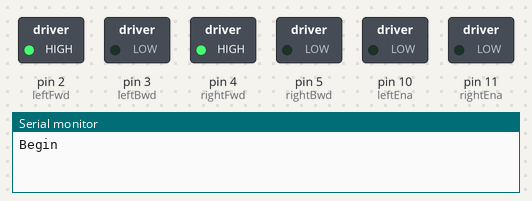
Bench run of a sketch on a simulated Arduino Uno, built with avr-gcc and run on an emulated ATmega328P. On the bench: switched loads named in the sketch (green lamp = pin HIGH), the last lines printed to the serial monitor.

Above: at 0.1 s.
At 11.2 s:
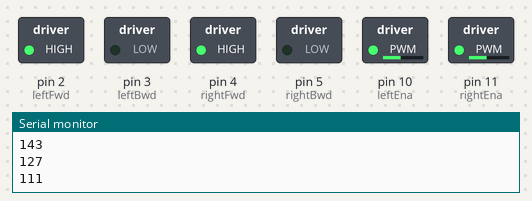
At 14.2 s:
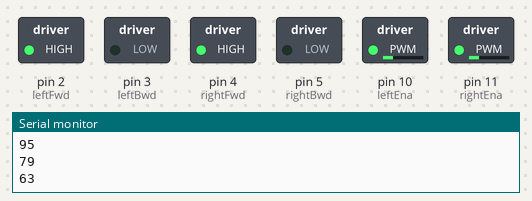
At 26.2 s:
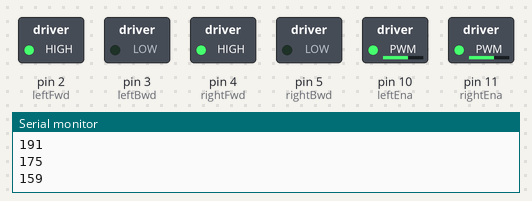
At 39.2 s:
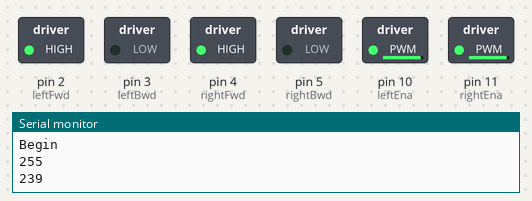
Timing chart, 0 to 40.0 s (numbered marks = the images above):
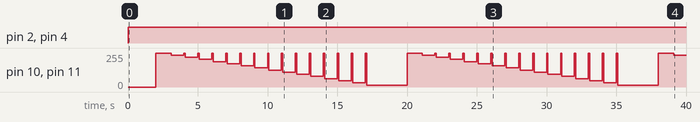

The sketch:

motor.ino
```cpp
// PWM Pin: 3, 5, 6, 9, 10, 11

const int leftFwd = 2;
const int leftEna = 10;
const int leftBwd = 3;
const int rightFwd = 4;
const int rightEna = 11;
const int rightBwd = 5;

void setup() {
  pinMode(leftFwd, OUTPUT);
  pinMode(leftEna, OUTPUT);
  pinMode(leftBwd, OUTPUT);
  pinMode(rightFwd, OUTPUT);
  pinMode(rightEna, OUTPUT);
  pinMode(rightBwd, OUTPUT);
  Serial.begin(9600);
}

void loop() {
  digitalWrite(leftFwd, HIGH);
  digitalWrite(leftBwd, LOW);
  digitalWrite(rightFwd, HIGH);
  digitalWrite(rightBwd, LOW);

  Serial.println("Begin");
//  digitalWrite(leftEna, HIGH);
//  digitalWrite(rightEna, HIGH);
  delay(2000);
  for (int i = 255; i >= 0; i -= 16) {
    digitalWrite(leftEna, HIGH);
    digitalWrite(rightEna, HIGH);
    delay(100);
    analogWrite(leftEna, i);
    analogWrite(rightEna, i);
    Serial.println(i);
    delay(900);
  }
}
```

Measured:
- by itself, pin 2 (leftFwd), pin 4 (rightFwd): LOW → HIGH at 0.00 s
- by itself, pin 10 (leftEna), pin 11 (rightEna): moves between 15/255 and 255/255, repeating every 18.0 s
